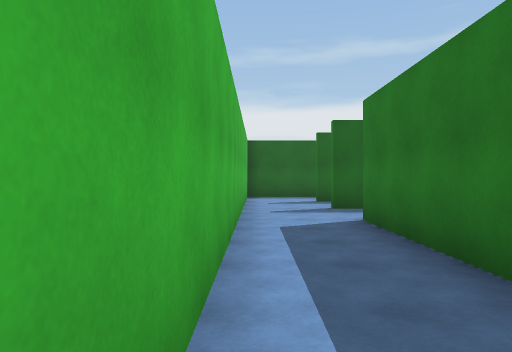
View 1 (above)

17 first-person views from a walk through a Unity game level. The camera is 1.4 m above the floor, looks level and sees 70° across. The floor is counted in squares, 2 m on a side. Each view is taken from the middle of a square. On the plan, view 1 faces up. The plan holds only what a view shows up to about 11 squares ahead; the rest is blank. The place goes on beyond the plan. The player is left out.

View 2
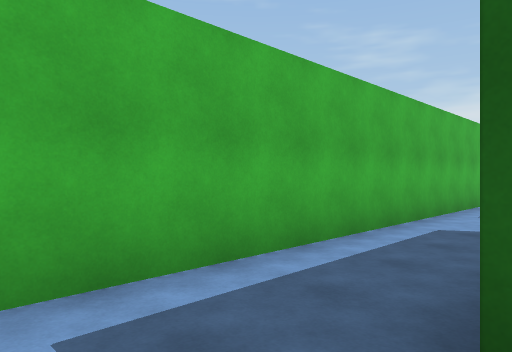

View 3
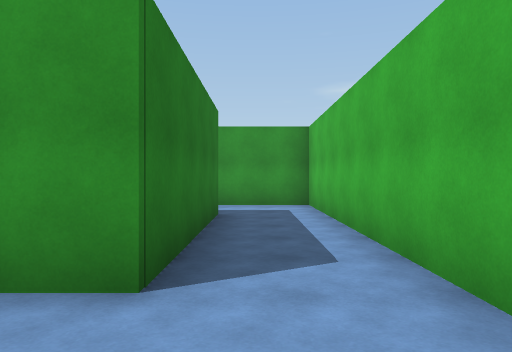

View 4
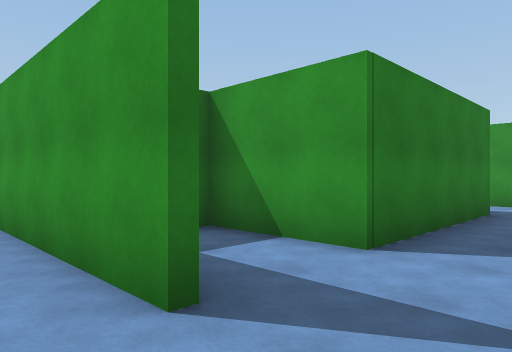

View 5
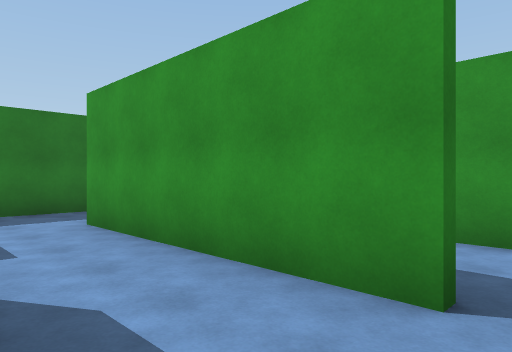

View 6
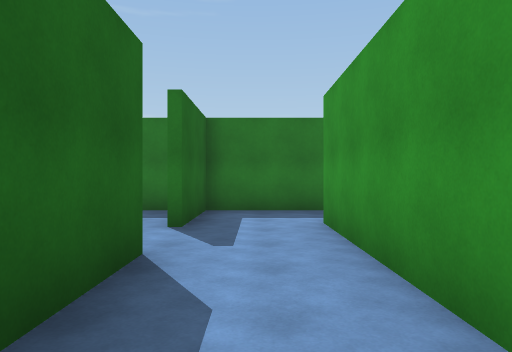

View 7
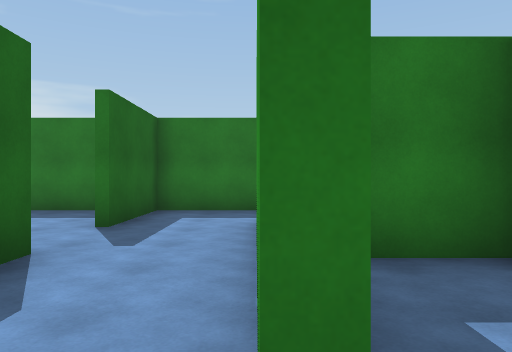

View 8
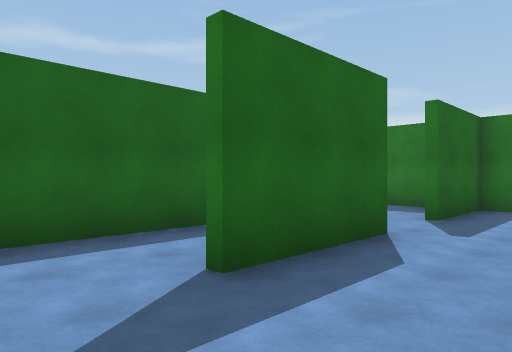

View 9
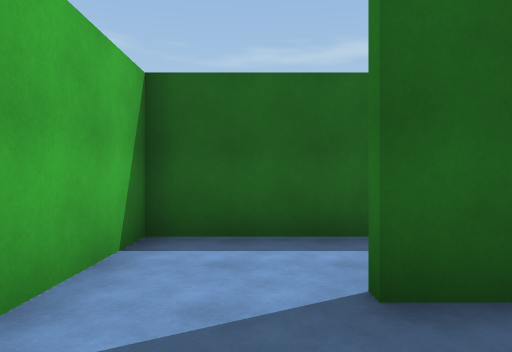

View 10
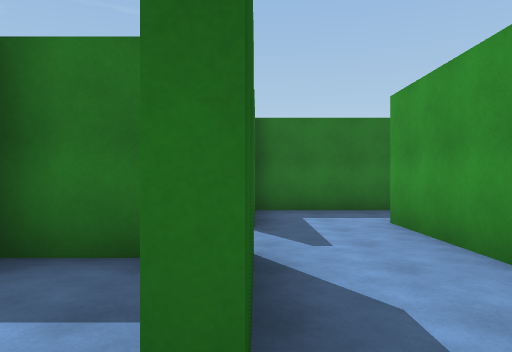

View 11
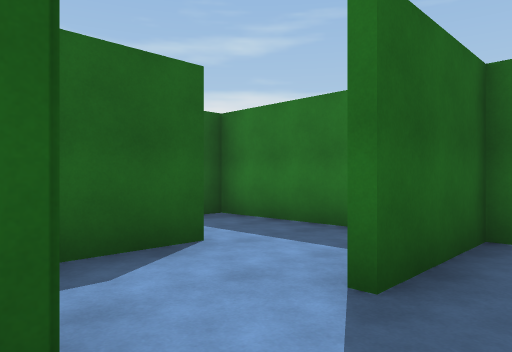

View 12
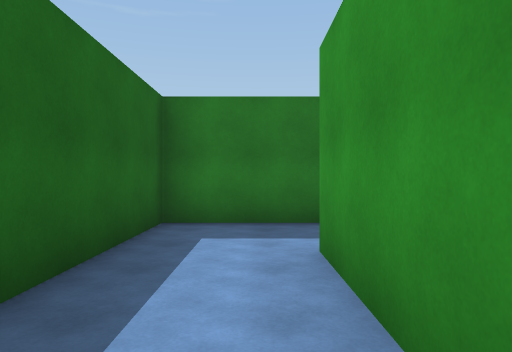

View 13
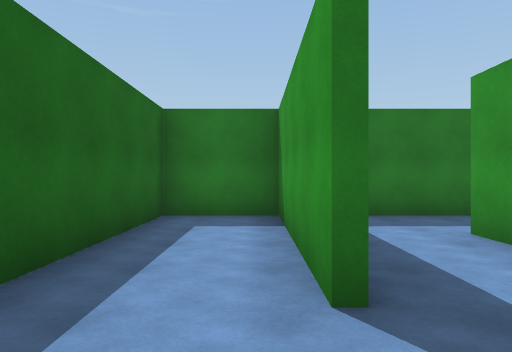

View 14
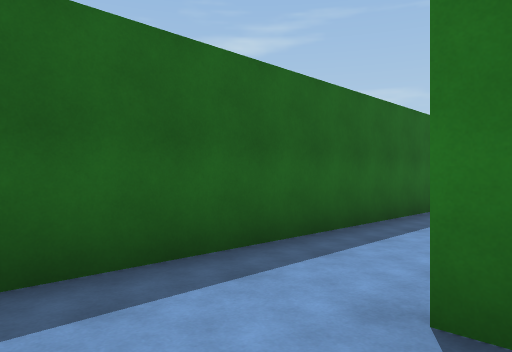

View 15
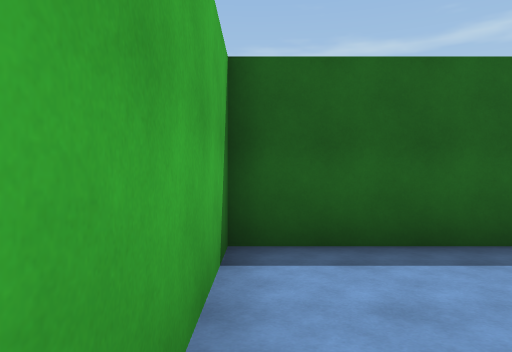

View 16
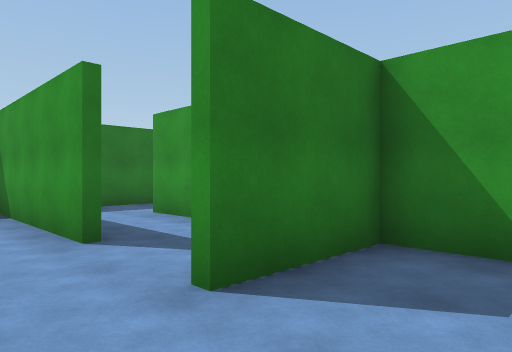

View 17
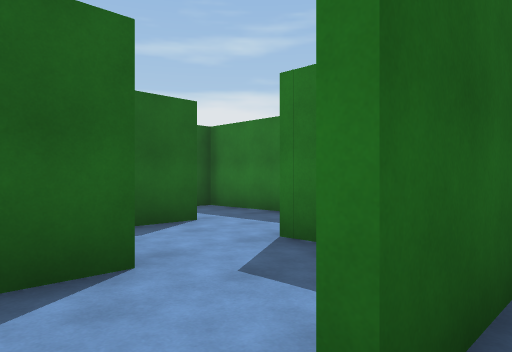

### Floor plan
Key: @ floor where view 1 was taken; # wall or solid block; . floor.
Columns run from 1 left of view 1 to 8 right of it. Each row starts with its distance up from view 1.
 17 ##########
 16 #........#
 15 #........#
 14 #..#.#####
 13 #..#.....#
 12 ########.#
 11 #....#...#
 10 #..###..##
  9 #........#
  8 #..#####.#
  7 #....#...#
  6 #..###.#
  5 #..#...#
  4 #..# ..#
  3 #..#.###
  2 #..#
  1 #..#
  0 #@..
 -1 ####

Positions as (right, up) in squares from view 1, and headings:
1: (0, 0), facing up
2: (2, 0), facing up-left
3: (1, 8), facing down
4: (0, 9), facing down-right
5: (1, 10), facing down-right
6: (1, 9), facing right
7: (1, 8), facing right
8: (0, 8), facing up-right
9: (1, 8), facing up
10: (1, 10), facing right
11: (4, 9), facing up-right
12: (3, 13), facing right
13: (2, 15), facing right
14: (0, 14), facing up-right
15: (0, 13), facing up
16: (0, 16), facing down-right
17: (3, 3), facing up-right
